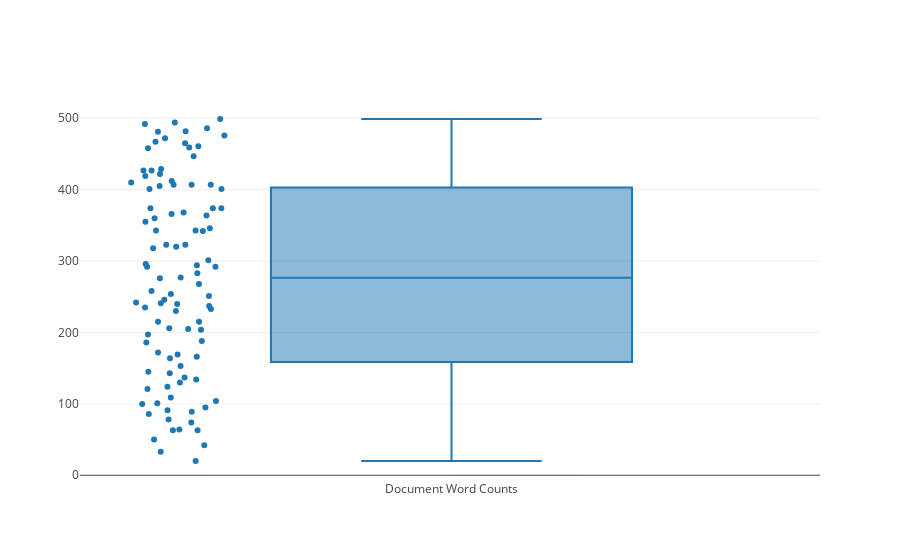

Notebook code for this chart:
### Code cell
trace = go.Box(
            name='Document Word Counts',
            y=document_length_df['number-of-words'],
            boxpoints='all'
)

data = [trace]

iplot(data)

### Figure 1 — Plotly figure (JSON) as saved in the notebook; plotly's stock layout.template omitted (floating-point values rounded to 4 significant figures)
{"data": [{"boxpoints": "all", "name": "Document Word Counts", "type": "box", "uid": "1e781343-e78b-4f58-a365-5171794eecac", "y": [42, 364, 101, 63, 95, 486, 407, 230, 296, 169, 109, 246, 134, 292, 206, 476, 374, 355, 204, 494, 318, 124, 277, 186, 465, 240, 412, 254, 164, 294, 343, 86, 405, 447, 89, 276, 188, 237, 104, 63, 258, 401, 233, 343, 78, 64, 130, 366, 323, 242, 205, 410, 427, 492, 91, 342, 166, 427, 121, 137, 241, 283, 401, 461, 419, 153, 215, 20, 145, 407, 268, 481, 74, 374, 472, 368, 100, 172, 251, 374, 360, 323, 429, 215, 197, 301, 50, 143, 499, 320, 467, 292, 407, 235, 422, 346, 459, 482, 33, 458]}], "layout": {}}
